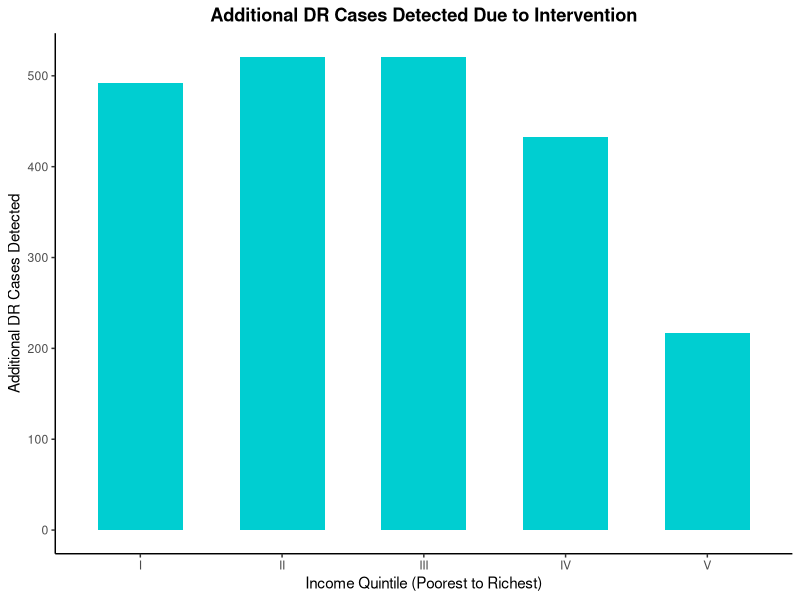
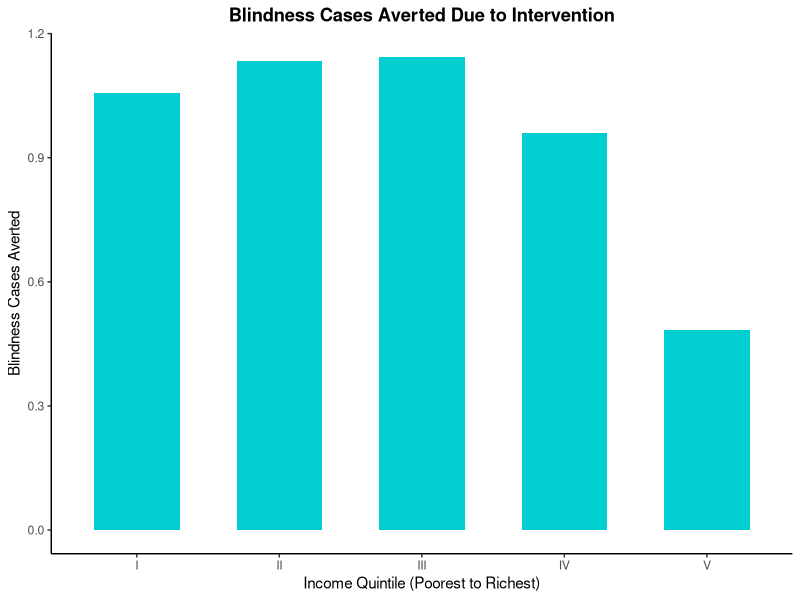

Here is the R script that generated these plots, in order:

#health benefit calculation and disaggregation by quintile 
#cases of DR detected and cases of blindness averted due to intervention

input <- read.csv("input table new.csv")
input$Value <- as.numeric(gsub(",", "", input$Value)) 



get_val <- function(name) input$Value[input$Parameters == name]
quintiles <- 1:5

#section 1: Additional DR cases detected due to intervention  
#1.1 estimating the cases of DR detected before the screening intervention in each income quintile

dr_baseline <- sapply(quintiles, function(i) {
  get_val(paste0("pop_", i)) *
    get_val(paste0("dr_", i)) *
    get_val(paste0("pcu_", i)) *
    get_val("cov_b") *
    get_val("sens_b")})

#1.2 estimating the cases of DR detected after the screening intervention in each income quintile
dr_inv <- sapply(quintiles, function(i) {
  get_val(paste0("pop_", i)) *
    get_val(paste0("dr_", i)) *
    get_val(paste0("pcu_", i)) *
    get_val("cov_inv") *
    get_val("sens_inv")})

#1.3 estimating the difference in number of DR cases detected per quintile and plot 

dr_detected <- dr_inv - dr_baseline

library(ggplot2)
plot_dr <- data.frame(
  quintile = factor(c("I","II","III","IV","V"), levels=c("I","II","III","IV","V")),
  dr_detected = dr_detected)

ggplot(plot_dr, aes(x=quintile, y=dr_detected)) +
  geom_col(fill="darkturquoise", width=0.6)+
  labs(title="Additional DR Cases Detected Due to Intervention",
       x="Income Quintile (Poorest to Richest)",
       y="Additional DR Cases Detected") +
  theme_classic()+
  theme(plot.title=element_text(hjust=0.5, face="bold"))

#section 2: Number of blindness cases averted due to intervention
#2.1 estimating blindness cases due to DR before the screening intervention in each income quintile

blind_baseline <-  sapply(quintiles, function(i) {
  get_val(paste0("pop_", i)) *
    get_val(paste0("dr_", i)) *
    get_val(paste0("pcu_", i)) *
    get_val("cov_b") *
    get_val("sens_b") *
    (1 - get_val("lfu_referral")) *
    (1 - get_val("lfu_treat")) *
    get_val(paste0("vtdr_dr_", i)) *
    get_val("eff_blind")})

#2.2 estimating blindness cases due to DR after the screening intervention in each income quintile
blind_inv <-  sapply(quintiles, function(i) {
  get_val(paste0("pop_", i)) *
    get_val(paste0("dr_", i)) *
    get_val(paste0("pcu_", i)) *
    get_val("cov_inv") *
    get_val("sens_inv") *
    (1 - get_val("lfu_referral")) *
    (1 - get_val("lfu_treat")) *
    get_val(paste0("vtdr_dr_", i)) *
    (1 - get_val("vtdr_reduction"))*
    get_val("eff_blind")})

#1.3 estimating blindness cases averted per quintile and plot
blind_averted <- blind_inv - blind_baseline

plot_blind <- data.frame(
  quintile = factor(c("I","II","III","IV","V"), levels=c("I","II","III","IV","V")),
  blind_averted = blind_averted)

ggplot(plot_blind, aes(x=quintile, y=blind_averted)) +
  geom_col(fill="darkturquoise", width=0.6)+
  labs(title="Blindness Cases Averted Due to Intervention",
       x="Income Quintile (Poorest to Richest)",
       y="Blindness Cases Averted") +
  theme_classic()+
  theme(plot.title=element_text(hjust=0.5, face="bold"))

#dashboard

health_benefit_dash <- as.data.frame(rbind(
  round(dr_detected, 1),
  round(blind_averted, 3)
))
colnames(health_benefit_dash) <- c("I","II","III","IV","V")
rownames(health_benefit_dash) <- c("Additional DR Cases Detected (per 100,000)",
                                   "Blindness Cases Averted (per 100,000)")
print(health_benefit_dash)
